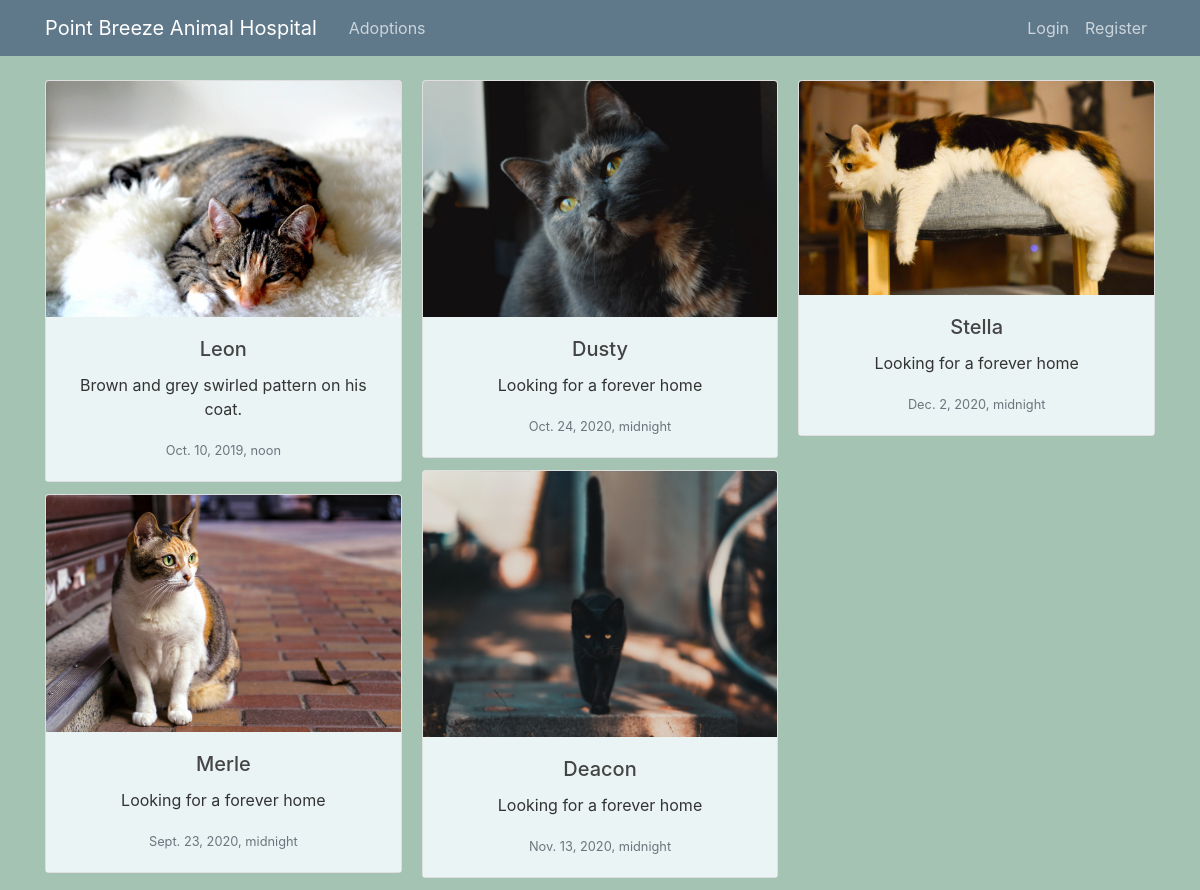
Screenshot of /adoptions/ with the database file from the repository.
### animals/models.py (models this page shows, shortened)
class Stray(models.Model):
    name = models.CharField(max_length=200)
    age = models.IntegerField()
    GENDER = (
        ('M', 'Male'),
        ('F', 'Female'),
        ('U', 'Unknown')
    )
    gender = models.CharField(max_length=12, choices=GENDER, default='U')
    species = models.CharField(max_length=50)
    breed = models.CharField(max_length=100)
    notes = models.CharField(max_length=300)
    arrival_date = models.DateTimeField()
    image = models.ImageField(default='stray.jpg', upload_to='stray_pics')
    class Meta:
        ordering = ['arrival_date']

### animals/views.py (the view)
# urls.py: path('adoptions/', StrayListView.as_view(), name="animal-adoptions"),
class StrayListView(ListView):
    model = Stray
    template_name = "available_animals.html"
    context_object_name = "strays"
    paginate_by = 5

### animals/templates/available_animals.html
{% extends 'client_base.html' %}
{% block content %}
<div class="card-columns">
    {% for stray in strays %}
      <div class="card">
        <img class="card-img-top" src="{{ stray.image.url }}" alt="Card image cap">
        <div class="card-body">
          <h5 class="card-title">{{ stray.name }}</h5>
          <p class="card-text">{{ stray.notes }}</p>
          <p class="card-text"><small class="text-muted">{{ stray.arrival_date }}</small></p>
        </div>
      </div>
    {% endfor %}
</div>
{% endblock %}

### users/templates/client_base.html (shortened to what this page needs)
{% load static %}
<!DOCTYPE html>
<html>
<head>
    <link rel="stylesheet" href="https://maxcdn.bootstrapcdn.com/bootstrap/4.0.0/css/bootstrap.min.css">
    <link rel="stylesheet" type="text/css" href="{% static 'main.css' %}">
</head>
<body>
    <header class="site-header">
      <nav class="navbar navbar-expand-md navbar-dark bg-steel fixed-top">
        <div class="container">
          <a class="navbar-brand mr-4" href="{% url 'animal-home' %}">Point Breeze Animal Hospital </a>
          <div class="collapse navbar-collapse" id="navbarToggle">
            <div class="navbar-nav mr-auto">
            <a class="nav-item nav-link" href="{% url 'animal-adoptions' %}">Adoptions</a>
            </div>
            <div class="navbar-nav">
                {% if user.is_authenticated %}
                    <p>Hi, {{ user.username|capfirst }}</p>
                    <a class="nav-item nav-link" href="{% url 'logout' %}">Logout</a>
                    <a class="nav-item nav-link" href="{% url 'profile' %}">Profile</a>
                {% else %}
                    <a class="nav-item nav-link" href="{% url 'login' %}">Login</a>
                    <a class="nav-item nav-link" href="{% url 'register' %}">Register</a>
                {% endif %}
            </div>
          </div>
        </div>
      </nav>
    </header>
    <main role="main" class="container">
      <div class="row">
        <div class="col-md-8" style="flex: none; max-width: none">
          {% block content %}{% endblock %}
        </div>
      </div>
    </main>
</body>
</html>

### users/static/main.css (style rules this page uses)
body { background: #A4C3B2; color: #333333; margin-top: 5rem; }
h1, h2, h3, h4, h5, h6 { color: #444444; }
.bg-steel { background-color: #5f788a; }
.site-header .navbar-nav .nav-link { color: #cbd5db; }
.card-body { background: #EAF4F4; }
.col-md-8 { text-align: center !important; }

### rows the page displays
Stray: image (picture), name "Leon", notes "Brown and grey swirled pattern on his coat.", arrival_date "Oct. 10, 2019, noon"
Stray: image (picture), name "Merle", notes "Looking for a forever home", arrival_date "Sept. 23, 2020, midnight"
Stray: image (picture), name "Dusty", notes "Looking for a forever home", arrival_date "Oct. 24, 2020, midnight"
Stray: image (picture), name "Deacon", notes "Looking for a forever home", arrival_date "Nov. 13, 2020, midnight"
Stray: image (picture), name "Stella", notes "Looking for a forever home", arrival_date "Dec. 2, 2020, midnight"
